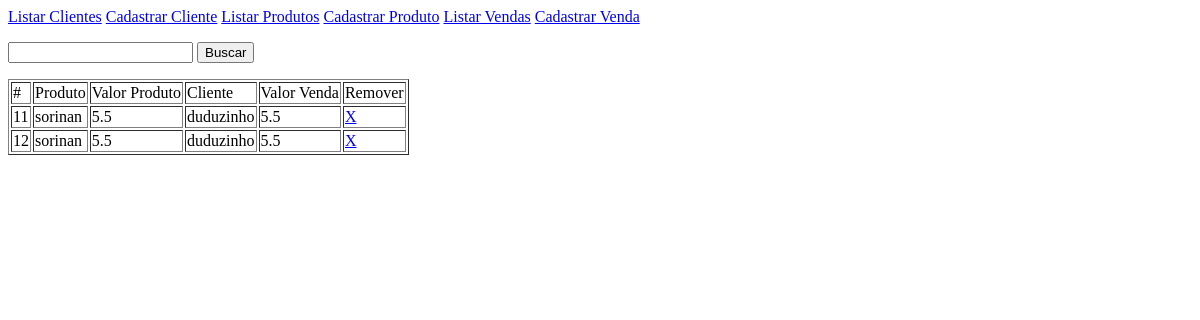
The app's page /venda_listar.php?busca=duduzinho, older data.
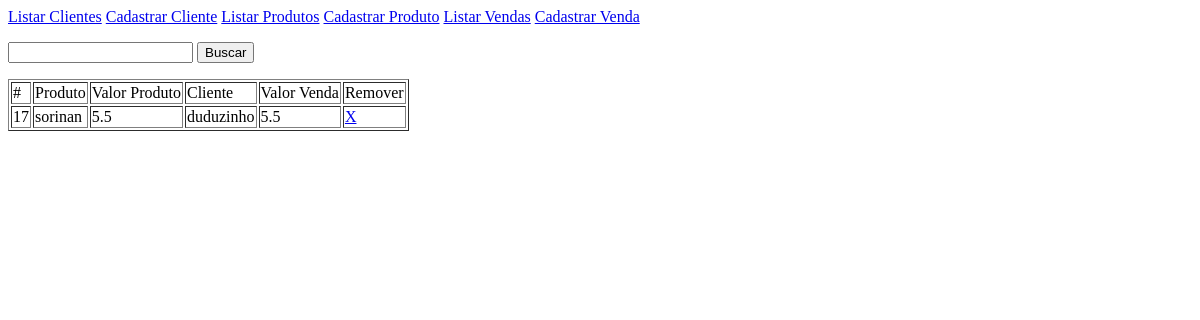
The same page, newer data.
### tables this page shows
CREATE TABLE venda ( id integer primary key autoincrement, produto integer references produto (id), cliente integer references cliente (id), datahora datetime, valor float );

### venda_listar.php (the view, shortened to what this page needs)
<?php
	$busca = '';
	if ( isset( $_REQUEST['busca'] ) ) {
		$busca = $_REQUEST['busca'];
	}
	$sql = " select v.id, p.anvisa, p.nome pnome, p.valor pvalor, c.cpf, c.nome cnome, v.valor vvalor from venda v join cliente c on c.id = v.cliente join produto p on p.id = v.produto where p.nome || c.nome like '%" . $busca . "%' ";
	$conexao = new pdo ('sqlite:banco.sqlite');
	$resultado = $conexao->query($sql)->fetchAll();
?>
<html>
	<head>
	</head>
	<body>
<?php
		require 'menu.php';
?>
		<form id="busca">
			<p>
				<input type="text" name="busca" autocomplete="off" />
				<button type="submit" formmethod="post" formaction="venda_listar.php">Buscar</button>
			</p>
		</form>
		<table border="1">
			<tr>
				<td>#</td>
				<td>Produto</td>
				<td>Valor Produto</td>
				<td>Cliente</td>
				<td>Valor Venda</td>
				<td>Remover</td>
			</tr>
<?php
	foreach ( $resultado as $tupla ) {
?>
			<tr>
				<td><?php print $tupla['id']; ?></td>
				<td><?php print $tupla['pnome']; ?></td>
				<td><?php print $tupla['pvalor']; ?></td>
				<td><?php print $tupla['cnome']; ?></td>
				<td><?php print $tupla['vvalor']; ?></td>
				<td><a href="venda_delete.php?id=<?php print $tupla['id']; ?>"> X </a></td>
			</tr>
<?php
	}
?>
		</table>
	</body>
</html>

### menu.php
<p>
	<a href="cliente_listar.php">Listar Clientes</a>
	<a href="cliente_cadastro.php">Cadastrar Cliente</a>
	<a href="produto_listar.php">Listar Produtos</a>
	<a href="produto_cadastro.php">Cadastrar Produto</a>
	<a href="venda_listar.php">Listar Vendas</a>
	<a href="venda_cadastro.php">Cadastrar Venda</a>
</p>

Row changes from the older to the newer data that the page shows:
removed venda: id "11", pnome "sorinan", pvalor "5.5", cnome "duduzinho", vvalor "5.5"
removed venda: id "12", pnome "sorinan", pvalor "5.5", cnome "duduzinho", vvalor "5.5"
added venda: id "17", pnome "sorinan", pvalor "5.5", cnome "duduzinho", vvalor "5.5"
